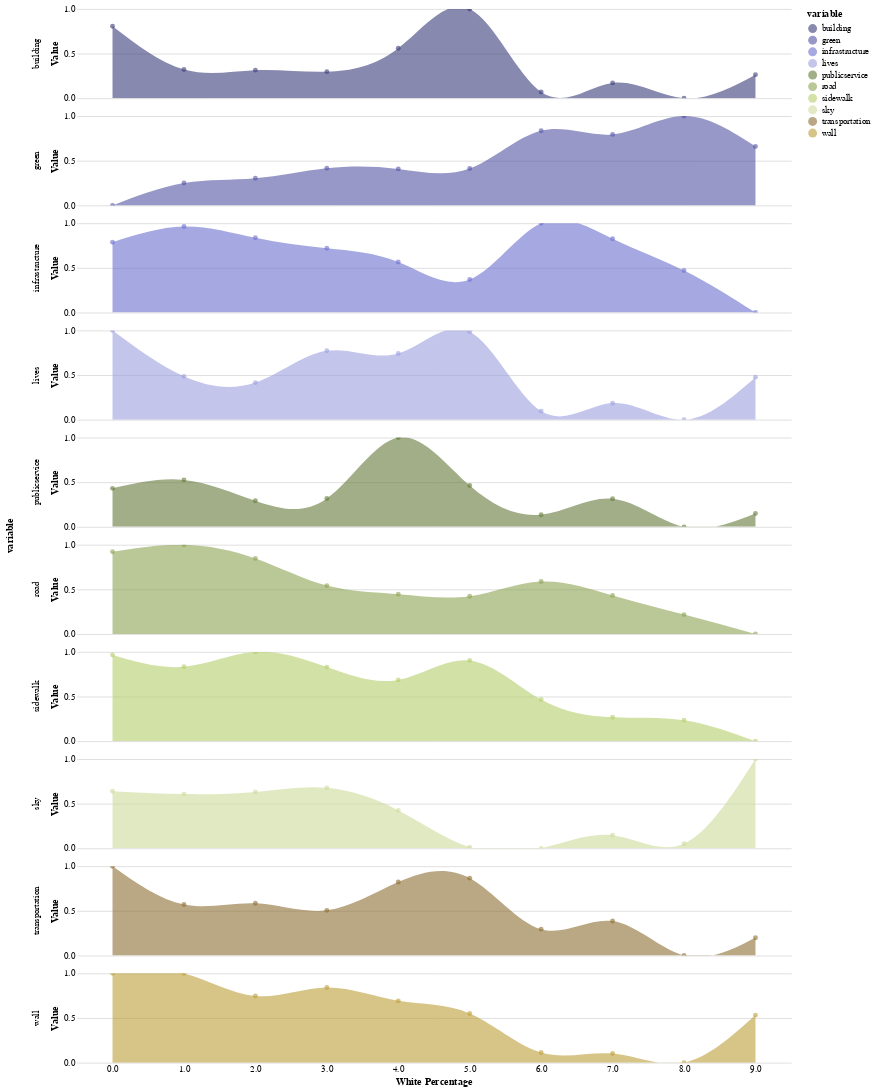

The notebook cell this image was saved under:
### Code cell
import altair as alt
from vega_datasets import data

selection = alt.selection_multi(fields=['variable'], bind='legend')

chart = alt.Chart(readyToPlot).mark_area(point = True,tooltip = True,interpolate="natural"
).encode(
    x=alt.X('roundedWhitePercep:N',axis=alt.Axis(ticks=False, domain=False,labelAngle=0)),
    y=alt.Y('value:Q',axis=alt.Axis(ticks=False, domain=False)),
    row='variable:N',
    color=alt.condition(selection,
                        alt.Color('variable:N', scale=alt.Scale(scheme='category20b')),
                        alt.value('lightgray')),   
    opacity=alt.condition(selection, alt.value(0.6), alt.value(0.3))
).configure_view(strokeWidth=0
).properties(height=100,width=800).add_selection(selection).interactive()

chart.encoding.x.title = 'White Percentage'
chart.encoding.y.title = 'Value'

chart

### Figure 1 — Vega-Lite specification as saved in the notebook (floating-point values rounded to 4 significant figures)
{"config": {"view": {"continuousWidth": 400, "continuousHeight": 300, "strokeWidth": 0}}, "data": {"name": "data-a23f9b52612043ab26c7584e9a860aa2"}, "mark": {"type": "area", "interpolate": "natural", "point": true, "tooltip": true}, "encoding": {"color": {"condition": {"type": "nominal", "field": "variable", "scale": {"scheme": "category20b"}, "selection": "selector097"}, "value": "lightgray"}, "opacity": {"condition": {"value": 0.6, "selection": "selector097"}, "value": 0.3}, "row": {"type": "nominal", "field": "variable"}, "x": {"type": "nominal", "axis": {"domain": false, "labelAngle": 0, "ticks": false}, "field": "roundedWhitePercep", "title": "White Percentage"}, "y": {"type": "quantitative", "axis": {"domain": false, "ticks": false}, "field": "value", "title": "Value"}}, "height": 100, "selection": {"selector097": {"type": "multi", "fields": ["variable"], "bind": "legend"}, "selector098": {"type": "interval", "bind": "scales", "encodings": ["x", "y"]}}, "width": 800, "$schema": "https://vega.github.io/schema/vega-lite/v4.8.1.json", "datasets": {"data-a23f9b52612043ab26c7584e9a860aa2": [{"roundedWhitePercep": "0.0", "variable": "wall", "value": 1.0, "valueSquare": 1.0}, {"roundedWhitePercep": "1.0", "variable": "wall", "value": 0.9997, "valueSquare": 0.9994}, {"roundedWhitePercep": "2.0", "variable": "wall", "value": 0.7462, "valueSquare": 0.5569}, {"roundedWhitePercep": "3.0", "variable": "wall", "value": 0.8412, "valueSquare": 0.7076}, {"roundedWhitePercep": "4.0", "variable": "wall", "value": 0.6922, "valueSquare": 0.4791}, {"roundedWhitePercep": "5.0", "variable": "wall", "value": 0.5514, "valueSquare": 0.304}, {"roundedWhitePercep": "6.0", "variable": "wall", "value": 0.1142, "valueSquare": 0.01305}, {"roundedWhitePercep": "7.0", "variable": "wall", "value": 0.1028, "valueSquare": 0.01057}, {"roundedWhitePercep": "8.0", "variable": "wall", "value": 0.0, "valueSquare": 0.0}, {"roundedWhitePercep": "9.0", "variable": "wall", "value": 0.5326, "valueSquare": 0.2837}, {"roundedWhitePercep": "0.0", "variable": "lives", "value": 1.0, "valueSquare": 1.0}, {"roundedWhitePercep": "1.0", "variable": "lives", "value": 0.4857, "valueSquare": 0.2359}, {"roundedWhitePercep": "2.0", "variable": "lives", "value": 0.4154, "valueSquare": 0.1726}, {"roundedWhitePercep": "3.0", "variable": "lives", "value": 0.7723, "valueSquare": 0.5965}, {"roundedWhitePercep": "4.0", "variable": "lives", "value": 0.7413, "valueSquare": 0.5496}, {"roundedWhitePercep": "5.0", "variable": "lives", "value": 0.9861, "valueSquare": 0.9725}, {"roundedWhitePercep": "6.0", "variable": "lives", "value": 0.09666, "valueSquare": 0.009342}, {"roundedWhitePercep": "7.0", "variable": "lives", "value": 0.186, "valueSquare": 0.03459}, {"roundedWhitePercep": "8.0", "variable": "lives", "value": 0.0, "valueSquare": 0.0}, {"roundedWhitePercep": "9.0", "variable": "lives", "value": 0.4767, "valueSquare": 0.2272}, {"roundedWhitePercep": "0.0", "variable": "building", "value": 0.8056, "valueSquare": 0.6489}, {"roundedWhitePercep": "1.0", "variable": "building", "value": 0.3211, "valueSquare": 0.1031}, {"roundedWhitePercep": "2.0", "variable": "building", "value": 0.3144, "valueSquare": 0.09883}, {"roundedWhitePercep": "3.0", "variable": "building", "value": 0.2979, "valueSquare": 0.08875}, {"roundedWhitePercep": "4.0", "variable": "building", "value": 0.5602, "valueSquare": 0.3139}, {"roundedWhitePercep": "5.0", "variable": "building", "value": 1.0, "valueSquare": 1.0}, {"roundedWhitePercep": "6.0", "variable": "building", "value": 0.06927, "valueSquare": 0.004799}, {"roundedWhitePercep": "7.0", "variable": "building", "value": 0.1715, "valueSquare": 0.0294}, {"roundedWhitePercep": "8.0", "variable": "building", "value": 0.0, "valueSquare": 0.0}, {"roundedWhitePercep": "9.0", "variable": "building", "value": 0.2639, "valueSquare": 0.06963}, {"roundedWhitePercep": "0.0", "variable": "infrastructure", "value": 0.788, "valueSquare": 0.6209}, {"roundedWhitePercep": "1.0", "variable": "infrastructure", "value": 0.9636, "valueSquare": 0.9285}, {"roundedWhitePercep": "2.0", "variable": "infrastructure", "value": 0.8371, "valueSquare": 0.7008}, {"roundedWhitePercep": "3.0", "variable": "infrastructure", "value": 0.7199, "valueSquare": 0.5183}, {"roundedWhitePercep": "4.0", "variable": "infrastructure", "value": 0.5661, "valueSquare": 0.3204}, {"roundedWhitePercep": "5.0", "variable": "infrastructure", "value": 0.3705, "valueSquare": 0.1373}, {"roundedWhitePercep": "6.0", "variable": "infrastructure", "value": 1.0, "valueSquare": 1.0}, {"roundedWhitePercep": "7.0", "variable": "infrastructure", "value": 0.8257, "valueSquare": 0.6818}, {"roundedWhitePercep": "8.0", "variable": "infrastructure", "value": 0.4709, "valueSquare": 0.2217}, {"roundedWhitePercep": "9.0", "variable": "infrastructure", "value": 0.0, "valueSquare": 0.0}, {"roundedWhitePercep": "0.0", "variable": "road", "value": 0.9206, "valueSquare": 0.8475}, {"roundedWhitePercep": "1.0", "variable": "road", "value": 1.0, "valueSquare": 1.0}, {"roundedWhitePercep": "2.0", "variable": "road", "value": 0.8456, "valueSquare": 0.7151}, {"roundedWhitePercep": "3.0", "variable": "road", "value": 0.5424, "valueSquare": 0.2942}, {"roundedWhitePercep": "4.0", "variable": "road", "value": 0.4467, "valueSquare": 0.1995}, {"roundedWhitePercep": "5.0", "variable": "road", "value": 0.4238, "valueSquare": 0.1796}, {"roundedWhitePercep": "6.0", "variable": "road", "value": 0.5883, "valueSquare": 0.3461}, {"roundedWhitePercep": "7.0", "variable": "road", "value": 0.4325, "valueSquare": 0.1871}, {"roundedWhitePercep": "8.0", "variable": "road", "value": 0.2177, "valueSquare": 0.04741}, {"roundedWhitePercep": "9.0", "variable": "road", "value": 0.0, "valueSquare": 0.0}, {"roundedWhitePercep": "0.0", "variable": "sidewalk", "value": 0.9649, "valueSquare": 0.9311}, {"roundedWhitePercep": "1.0", "variable": "sidewalk", "value": 0.8337, "valueSquare": 0.6951}, {"roundedWhitePercep": "2.0", "variable": "sidewalk", "value": 1.0, "valueSquare": 1.0}, {"roundedWhitePercep": "3.0", "variable": "sidewalk", "value": 0.8296, "valueSquare": 0.6882}, {"roundedWhitePercep": "4.0", "variable": "sidewalk", "value": 0.6864, "valueSquare": 0.4712}, {"roundedWhitePercep": "5.0", "variable": "sidewalk", "value": 0.9039, "valueSquare": 0.817}, {"roundedWhitePercep": "6.0", "variable": "sidewalk", "value": 0.4665, "valueSquare": 0.2176}, {"roundedWhitePercep": "7.0", "variable": "sidewalk", "value": 0.2679, "valueSquare": 0.07176}, {"roundedWhitePercep": "8.0", "variable": "sidewalk", "value": 0.2343, "valueSquare": 0.05491}, {"roundedWhitePercep": "9.0", "variable": "sidewalk", "value": 0.0, "valueSquare": 0.0}, {"roundedWhitePercep": "0.0", "variable": "sky", "value": 0.6393, "valueSquare": 0.4087}, {"roundedWhitePercep": "1.0", "variable": "sky", "value": 0.6074, "valueSquare": 0.3689}, {"roundedWhitePercep": "2.0", "variable": "sky", "value": 0.6314, "valueSquare": 0.3987}, {"roundedWhitePercep": "3.0", "variable": "sky", "value": 0.6772, "valueSquare": 0.4586}, {"roundedWhitePercep": "4.0", "variable": "sky", "value": 0.4251, "valueSquare": 0.1807}, {"roundedWhitePercep": "5.0", "variable": "sky", "value": 0.0137, "valueSquare": 0.0001877}, {"roundedWhitePercep": "6.0", "variable": "sky", "value": 0.0, "valueSquare": 0.0}, {"roundedWhitePercep": "7.0", "variable": "sky", "value": 0.1472, "valueSquare": 0.02168}, {"roundedWhitePercep": "8.0", "variable": "sky", "value": 0.05234, "valueSquare": 0.002739}, {"roundedWhitePercep": "9.0", "variable": "sky", "value": 1.0, "valueSquare": 1.0}, {"roundedWhitePercep": "0.0", "variable": "green", "value": 0.0, "valueSquare": 0.0}, {"roundedWhitePercep": "1.0", "variable": "green", "value": 0.2501, "valueSquare": 0.06255}, {"roundedWhitePercep": "2.0", "variable": "green", "value": 0.3043, "valueSquare": 0.09263}, {"roundedWhitePercep": "3.0", "variable": "green", "value": 0.4166, "valueSquare": 0.1736}, {"roundedWhitePercep": "4.0", "variable": "green", "value": 0.4083, "valueSquare": 0.1667}, {"roundedWhitePercep": "5.0", "variable": "green", "value": 0.4123, "valueSquare": 0.17}, {"roundedWhitePercep": "6.0", "variable": "green", "value": 0.8362, "valueSquare": 0.6993}, {"roundedWhitePercep": "7.0", "variable": "green", "value": 0.795, "valueSquare": 0.6319}, {"roundedWhitePercep": "8.0", "variable": "green", "value": 1.0, "valueSquare": 1.0}, {"roundedWhitePercep": "9.0", "variable": "green", "value": 0.6593, "valueSquare": 0.4347}, {"roundedWhitePercep": "0.0", "variable": "transportation", "value": 1.0, "valueSquare": 1.0}, {"roundedWhitePercep": "1.0", "variable": "transportation", "value": 0.5705, "valueSquare": 0.3255}, {"roundedWhitePercep": "2.0", "variable": "transportation", "value": 0.5844, "valueSquare": 0.3416}, {"roundedWhitePercep": "3.0", "variable": "transportation", "value": 0.5056, "valueSquare": 0.2557}, {"roundedWhitePercep": "4.0", "variable": "transportation", "value": 0.8224, "valueSquare": 0.6764}, {"roundedWhitePercep": "5.0", "variable": "transportation", "value": 0.8663, "valueSquare": 0.7504}, {"roundedWhitePercep": "6.0", "variable": "transportation", "value": 0.2954, "valueSquare": 0.08726}, {"roundedWhitePercep": "7.0", "variable": "transportation", "value": 0.3858, "valueSquare": 0.1488}, {"roundedWhitePercep": "8.0", "variable": "transportation", "value": 0.0, "valueSquare": 0.0}, {"roundedWhitePercep": "9.0", "variable": "transportation", "value": 0.1993, "valueSquare": 0.03971}, {"roundedWhitePercep": "0.0", "variable": "publicservice", "value": 0.4316, "valueSquare": 0.1862}, {"roundedWhitePercep": "1.0", "variable": "publicservice", "value": 0.5258, "valueSquare": 0.2764}, {"roundedWhitePercep": "2.0", "variable": "publicservice", "value": 0.2925, "valueSquare": 0.08554}, {"roundedWhitePercep": "3.0", "variable": "publicservice", "value": 0.3178, "valueSquare": 0.101}, {"roundedWhitePercep": "4.0", "variable": "publicservice", "value": 1.0, "valueSquare": 1.0}, {"roundedWhitePercep": "5.0", "variable": "publicservice", "value": 0.4626, "valueSquare": 0.214}, {"roundedWhitePercep": "6.0", "variable": "publicservice", "value": 0.1359, "valueSquare": 0.01847}, {"roundedWhitePercep": "7.0", "variable": "publicservice", "value": 0.3153, "valueSquare": 0.09942}, {"roundedWhitePercep": "8.0", "variable": "publicservice", "value": 0.0, "valueSquare": 0.0}, {"roundedWhitePercep": "9.0", "variable": "publicservice", "value": 0.1498, "valueSquare": 0.02243}]}}
